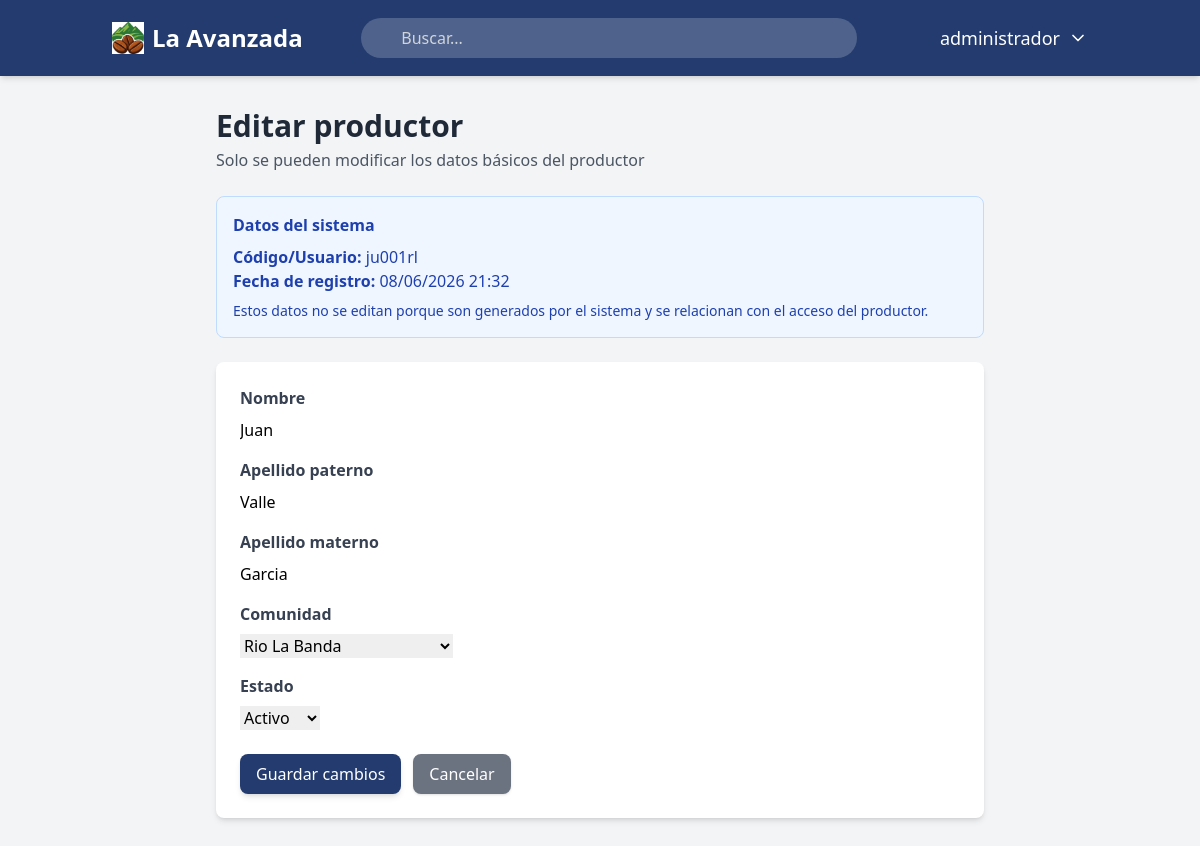
/productores/5/editar/ (signed in), run on the app's committed database.
### usuarios/models.py (models this page shows)
class Usuario(AbstractUser): # CREAMOS LA CLASE USUARIO
    usuario_id = models.AutoField(primary_key=True) #CAMPO USUARIO ID, ES NUMEROS AUTOMATICOS Y ES LLAVE PRIMARIA
    USERNAME_FIELD = 'username' # CAMPO PARA INICIAR SESION
    class Meta: # CONFIGURACIONES EXTRAS en la bd
        db_table = 'usuarios' # nombre de la tabla
        verbose_name = 'Usuario' # definimos en sigular el modelo dentro del panel de django
        verbose_name_plural = 'Usuarios' # define como se mostrara en plural en django

### productores/models.py (models this page shows, shortened)
class Productor(models.Model):
    OPCIONES_ESTADO = [
        ('Activo', 'Activo'),
        ('Inactivo', 'Inactivo'),
    ]
    id_productor = models.AutoField(primary_key=True) #llave primaria
    codigo_productor = models.CharField(
        max_length=20,
        unique=True,
        verbose_name='Código del productor'
    )
    nombre = models.CharField(
        max_length=100,
        verbose_name='Nombre'
    )
    apellido_paterno = models.CharField(
        max_length=100,
        verbose_name='Apellido paterno'
    )
    apellido_materno = models.CharField(
        max_length=100,
        blank=True, # no pasa nada si se queda vacio
        verbose_name='Apellido materno'
    )
    comunidad = models.ForeignKey(
        Comunidad,
        on_delete=models.PROTECT,
        related_name='productores',
        verbose_name='Comunidad'
    )
    usuario = models.OneToOneField(
        settings.AUTH_USER_MODEL,
        on_delete=models.SET_NULL,
        null=True,
        blank=True,
        related_name='productor',
        verbose_name='Usuario de acceso'
    )
    estado = models.CharField(
        max_length=20,
        choices=OPCIONES_ESTADO,
        default='Activo',
        verbose_name='Estado'
    )
    creado_por = models.ForeignKey(
        settings.AUTH_USER_MODEL,
        on_delete=models.SET_NULL,
        null=True,
        blank=True,
        related_name='productores_creados',
        verbose_name='Creado por'
    )
    fecha_registro = models.DateTimeField(
        auto_now_add=True,
        verbose_name='Fecha de registro'
    )
    editado_por = models.ForeignKey(
        settings.AUTH_USER_MODEL,
        on_delete=models.SET_NULL,
        null=True,
        blank=True,
        related_name='productores_editados',
        verbose_name='Editado por'
    )
    fecha_edicion = models.DateTimeField(
        auto_now=True,
        verbose_name='Fecha de edición'
    )
    class Meta:
        db_table = 'productores'
        verbose_name = 'Productor'
        verbose_name_plural = 'Productores'

### productores/views.py (the view)
# urls.py: path('<int:pk>/editar/', views.editar_productor, name='editar_productor'),
@login_required
def editar_productor(request, pk):
    permiso = obtener_permiso_productores(request.user)
    if permiso < 2:
        return redirect('productores:detalle_productor', pk=pk)
    productor = get_object_or_404(Productor, pk=pk)
    if request.method == 'POST':
        form = FormularioProductor(request.POST, instance=productor)
        if form.is_valid():
            productor = form.save(commit=False)
            productor.editado_por = request.user
            productor.save()
            return redirect(f'/productores/{productor.pk}/detalle/?editado=1')
    else:
        form = FormularioProductor(instance=productor)
    contexto = {
        'form': form,
        'productor': productor,
    }
    return render(request, 'productores/formulario_productor.html', contexto)

### productores/forms.py
class FormularioProductor(forms.ModelForm):
    class Meta:
        model = Productor
        fields = [
            'nombre',
            'apellido_paterno',
            'apellido_materno',
            'comunidad',
            'estado',
        ]

### comunidades/models.py (called while the page is built)
    def __str__(self): # para django admin y para nosotros tambien en modo texto
        return self.nombre_comunidad

### principal/context_processors.py (called while the page is built)
def obtener_permisos(request):
    permisos = { # los modulos
        'registrar_compras_cafe': 0,
        'historial_compras': 0,
        'comunidades': 0,
        'productores': 0,
        'registro_ventas_cafe': 0,
        'analisis_predicciones': 0,
        'roles_usuarios': 0,
    }
    roles = []
    if request.user.is_authenticated:
        roles_usuario = UsuarioRol.objects.filter(usuario=request.user)
        roles = [usuario_rol.rol.nombre_rol for usuario_rol in roles_usuario]
        for usuario_rol in roles_usuario:
            rol = usuario_rol.rol
            for modulo in permisos.keys():
                permiso_actual = getattr(rol, modulo, 0)
                if permiso_actual > permisos[modulo]:
                    permisos[modulo] = permiso_actual
    return {
        'permisos': permisos,
        'roles': roles,
    }

### productores/views.py (called while the page is built)
def obtener_permiso_productores(usuario):
    roles_usuario = UsuarioRol.objects.filter(usuario=usuario)
    permiso_maximo = 0
    for usuario_rol in roles_usuario:
        rol = usuario_rol.rol
        permiso_actual = getattr(rol, 'productores', 0)
        if permiso_actual > permiso_maximo:
            permiso_maximo = permiso_actual
    return permiso_maximo

### productores/templates/productores/formulario_productor.html (shortened to what this page needs)
{% extends 'principal/base.html' %}
{% block content %}
<div class="max-w-3xl mx-auto">
    <div class="mb-6">
        <h1 class="text-3xl font-bold text-gray-800">
            Editar productor
        </h1>
        <p class="text-gray-600 mt-1">
            Solo se pueden modificar los datos básicos del productor
        </p>
    </div>
    <div class="bg-blue-50 border border-blue-200 rounded-lg p-4 mb-6">
        <h2 class="font-bold text-blue-800 mb-2">
            Datos del sistema
        </h2>
        <p class="text-blue-800">
            <span class="font-semibold">Código/Usuario:</span>
            {{ productor.codigo_productor }}
        </p>
        <p class="text-blue-800">
            <span class="font-semibold">Fecha de registro:</span>
            {{ productor.fecha_registro|date:"d/m/Y H:i" }}
        </p>
        <p class="text-blue-800 mt-2 text-sm">
            Estos datos no se editan porque son generados por el sistema y se relacionan con el acceso del productor.
        </p>
    </div>
    <div class="bg-white rounded-lg shadow-md p-6">
        <form method="post" autocomplete="off">
            <div class="mb-4">
                <label for="{{ form.nombre.id_for_label }}" class="block text-gray-700 font-semibold mb-2">
                    Nombre
                </label>
                {{ form.nombre }}
            </div>
            <div class="mb-4">
                <label for="{{ form.apellido_paterno.id_for_label }}" class="block text-gray-700 font-semibold mb-2">
                    Apellido paterno
                </label>
                {{ form.apellido_paterno }}
            </div>
            <div class="mb-4">
                <label for="{{ form.apellido_materno.id_for_label }}" class="block text-gray-700 font-semibold mb-2">
                    Apellido materno
                </label>
                {{ form.apellido_materno }}
            </div>
            <div class="mb-4">
                <label for="{{ form.comunidad.id_for_label }}" class="block text-gray-700 font-semibold mb-2">
                    Comunidad
                </label>
                {{ form.comunidad }}
            </div>
            <div class="mb-6">
                <label for="{{ form.estado.id_for_label }}" class="block text-gray-700 font-semibold mb-2">
                    Estado
                </label>
                {{ form.estado }}
            </div>
            <div class="flex flex-col sm:flex-row gap-3">
                <button type="submit"
                        class="w-full sm:w-auto bg-[#233b6e] text-white px-4 py-2 rounded-lg shadow-md hover:bg-[#1a2c53] transition-colors duration-300">
                    Guardar cambios
                </button>
                <a href="{% url 'productores:detalle_productor' productor.pk %}"
                   class="bg-gray-500 hover:bg-gray-600 text-white px-4 py-2 rounded-lg shadow text-center">
                    Cancelar
                </a>
            </div>
        </form>
    </div>
</div>
{% endblock %}

### principal/templates/principal/base.html (shortened to what this page needs)
{% load static %}
<!DOCTYPE html>
<html lang="es">
<head>
    <script src="https://cdn.tailwindcss.com"></script>
</head>
<body class="bg-gray-100 font-sans">
    <nav class="bg-[#233b6e] text-white shadow-md">
        <div class="container mx-auto px-4 py-4 flex flex-col md:flex-row justify-between items-center space-y-4 md:space-y-0">
            <a href="{% url 'dashboard' %}" class="flex items-center gap-2 text-2xl font-bold rounded-lg px-2 py-1 transition-all hover:bg-white/10">
                <img src="{% static 'img/logoavanzada2.jpg' %}" alt="La Avanzada" class="h-8 w-8">
                <span>La Avanzada</span>
            </a>
            <div class="relative w-full md:w-1/2">
                <input
                    type="text"
                    id="transaction-input"
                    placeholder="Buscar..."
                    class="w-full bg-white/20 text-white rounded-full py-2 pl-10 pr-4 focus:outline-none focus:ring-2 focus:ring-white/50 placeholder-gray-300"
                >
            </div>
            <div class="flex items-center space-x-6">
                <div class="relative">
                    <button id="user-menu-button" class="flex items-center space-x-2 text-lg font-medium transition-all hover:bg-white/10 p-2 rounded-lg">
                        <span>{{ user.first_name|default:user.username }}</span>
                        <svg xmlns="http://www.w3.org/2000/svg" width="20" height="20"
                             viewBox="0 0 24 24" fill="none" stroke="currentColor"
                             stroke-width="2" stroke-linecap="round" stroke-linejoin="round"
                             class="lucide lucide-chevron-down">
                            <path d="m6 9 6 6 6-6"></path>
                        </svg>
                    </button>
                </div>
            </div>
        </div>
    </nav>
    <main class="container mx-auto p-8">
        {% block content %}
        {% endblock content %}
    </main>
</body>
</html>

### data on the page
Usuario: first_name "administrador"
Productor: codigo_productor "ju001rl", fecha_registro "08/06/2026 21:32", nombre "Juan", apellido_paterno "Valle", apellido_materno "Garcia", comunidad "Rio La Banda", estado "Activo"
